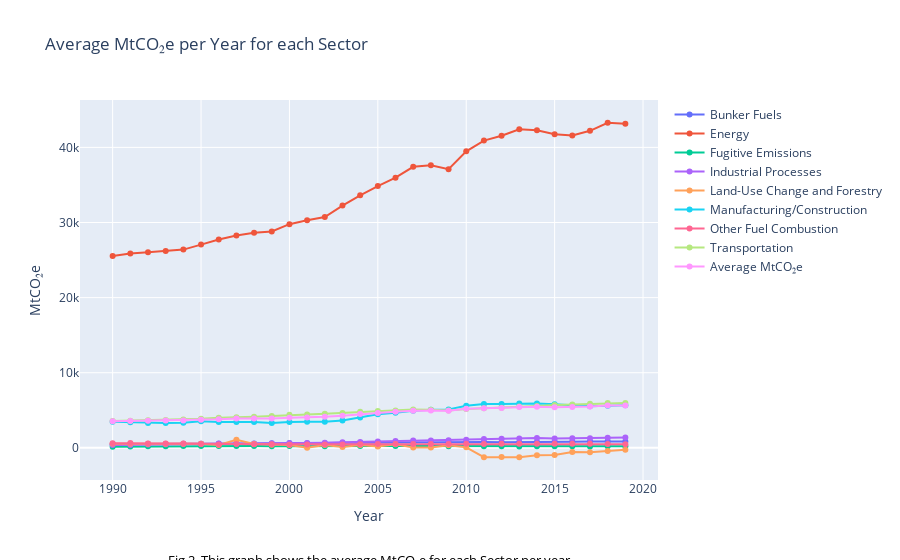

Notebook code for this chart:
### Markdown cell above
## Argument 1
D

### Code cell
sectors = df.columns[3:]  # Assuming the sector columns start from the fourth column

fig = go.Figure()

for sector in sectors:
    average_values = df[sector].mean(axis=0)
    fig.add_trace(go.Scatter(x=df['Year'], y=df[sector], mode='markers+lines', name=sector))

fig.update_layout(title='Average MtCO₂e per Year for each Sector',
                  xaxis_title='Year',
                  yaxis_title='MtCO₂e')

# Add a caption annotation
caption_text = "Fig.2. This graph shows the average MtCO₂e for each Sector per year"
fig.add_annotation(
    x=0.5,  # x-coordinate for the annotation (0.5 = center of x-axis)
    y=-0.24,  # y-coordinate for the annotation (negative value to position it below the graph)
    xref="paper",
    yref="paper",
    text=caption_text,
    showarrow=False,
    font=dict(
        size=13,
        color="black"
    )
)

fig
